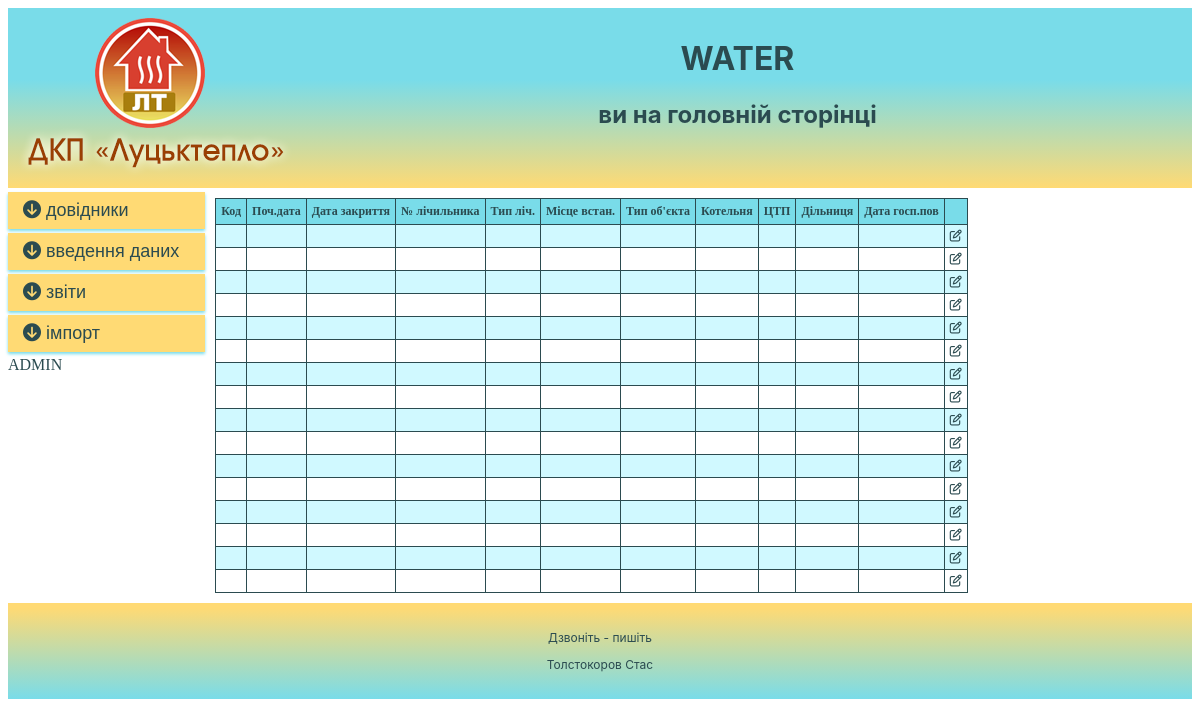
Screenshot of /lich/diln with the database file from the repository.
### water/apps/lich/models.py (models this page shows, shortened)
class Menu_item(models.Model):
    menu_id = models.IntegerField('Код меню', primary_key=True)
    menu_name = models.CharField('Назва', max_length=30)
    url_link = models.CharField('Шлях', max_length=50, blank = True)
    parent_id = models.IntegerField('Головне меню')
    class Meta:
        verbose_name = "Пункт меню"
        verbose_name_plural = "Пункти меню"

class Diln(models.Model):
    diln_kod = models.IntegerField('Номер', primary_key=True)
    diln_name = models.CharField('Адреса', max_length=40)
    phone = models.CharField('Телефон', max_length=10, blank = True)
    master = models.CharField('Майстер', max_length=30, blank = True)
    class Meta:
        verbose_name = "Дільниця"
        verbose_name_plural = "Дільниці"

### water/apps/lich/views.py (the view)
# urls.py: path('diln', views.diln, name='diln'),
def diln(request):
    types_ = Diln.objects.all()
    return render(request, 'lichs.html', {'main_menu': menu_list, 'lichs': types_})

### water/apps/lich/templates/lichs.html (shortened to what this page needs)
{% extends "index.html" %}
{% block content %}
<table>
  <tr>
    <th>Код</th>
    <th>Поч.дата</th>
    <th>Дата закриття</th>
    <th>№ лічильника</th>
    <th>Тип ліч.</th>
    <th>Місце встан.</th>
    <th>Тип об'єкта</th>
    <th>Котельня</th>
    <th>ЦТП</th>
    <th>Дільниця</th>
    <th>Дата госп.пов</th>
    <th></th>
  </tr>
  {% for lich in lichs %}
    <tr>
      <td>{{ lich.kod }}</td>
      <td>{{ lich.date_open|date:"d.m.Y" }}</td>
      <td>{{ lich.date_close|date:"d.m.Y" }}</td>
      <td>{{ lich.numb }}</td>
      <td>{{ lich.typel }}</td>
      <td>{{ lich.kms }}</td>
      <td>{{ lich.place }}</td>
      <td>{{ lich.kotel }}</td>
      <td>{{ lich.boiler }}</td>
      <td>{{ lich.diln }}</td>
      <td>{{ lich.date_pov|date:"d.m.Y" }}</td>
      <td><a href='/admin/lich/lich/{{lich.kod}}/change/' target="blank"><fas class='far fa-edit'></fas></a></td>
    </tr>
  {% endfor %}
</table>
{% endblock %}

### water/apps/lich/templates/menu.html (shortened to what this page needs)
<div class='col-2 menu_div'>
  {% if main_menu %}
      <ul>
      {% for menu_item in main_menu %}
        {% if menu_item.menu_id == menu_item.parent_id %}
          <div class='parent-menu'>
            {% if menu_item.url_link == '' %}
              <div class='open-menu'> <fas class='fas fa-arrow-circle-down'></fas> {{ menu_item.menu_name }} </div>
            {% else %}
              <a href=" {% url menu_item.url_link %} ">
                <div class='open-menu'> <fas class='fas fa-arrow-circle-down'></fas> {{ menu_item.menu_name }} </div>
              </a>
            {% endif %}
          </div>
        {% endif %}
      {% endfor %}
      </ul>
      <a href='/admin'>ADMIN</a>
  {% else %}
      <p>No menu yet</p>
  {% endif %}
</div>

### water/apps/lich/static/style.css (style rules this page uses)
* { box-sizing: border-box; color: rgb(43, 75, 80); }
fas { transition: 0.5s; }
[class*="col-"] { float: left; width: 100%; }
@media only screen and (min-width: 768px) { .col-2 { width: 16.66%; } }
.menu_div ul { list-style-type: none; padding: 0px; margin: 0px; margin-top: 4px; margin-bottom: 4px; font-size: 18px; font-family: 'Trebuchet MS', 'Lucida Sans Unicode', 'Lucida Grande', 'Lucida Sans', Arial, sans-serif; }
.parent-menu { margin-top: 4px; background-color :rgb(255, 218, 116); box-shadow: 0px 2px 3px rgb(121, 220, 233); cursor: pointer; }
.parent-menu div { padding: 8px; padding-left: 15px; }
a, a:visited { text-decoration: none; }
table, th, td { border: 1px solid rgb(43, 75, 80); border-collapse: collapse; padding: 5px; text-align: left; font-size: 12px; min-width: 50%; }
table tr:nth-child(even) { background-color: rgb(208, 249, 255); }
table tr:nth-child(odd) { background-color: #fff; }
table th { background-color: rgb(121, 220, 233); color: rgb(43, 75, 80); text-align: center; }

### rows the page displays
Menu_item: menu_name "довідники"
Menu_item: menu_name "введення даних"
Menu_item: menu_name "звіти"
Menu_item: menu_name "імпорт"
